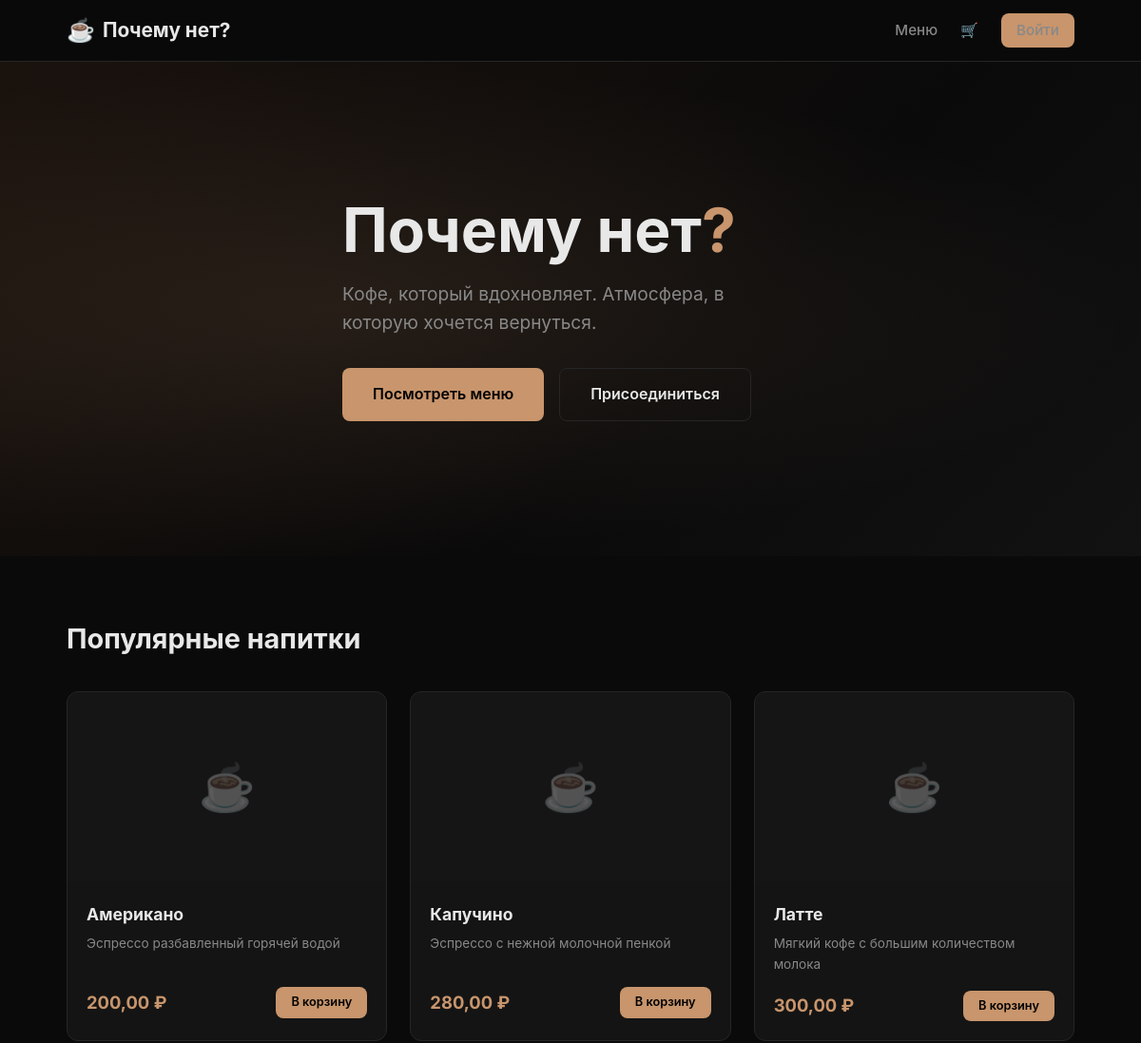
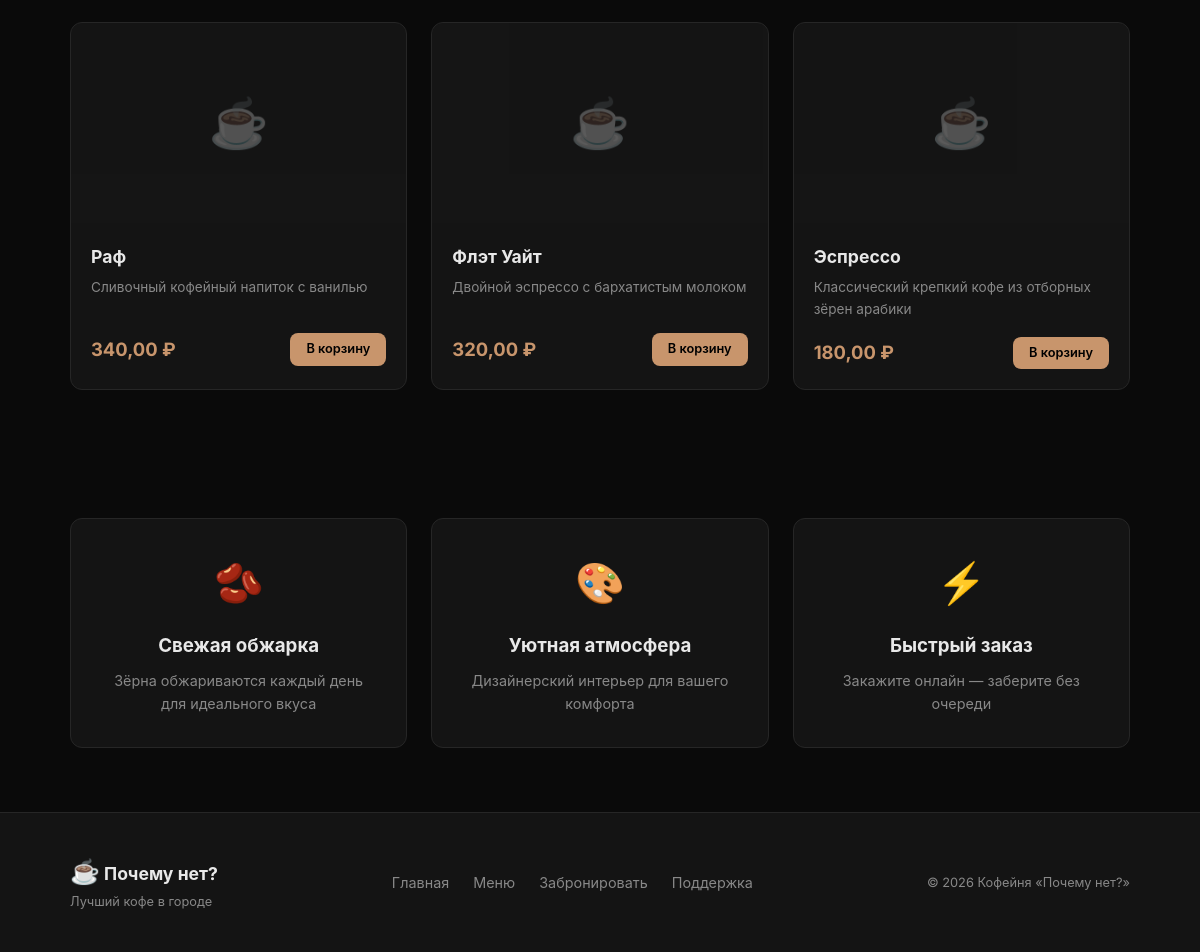
The page / on the database its author committed (2 pictures, top to bottom).
### menu/models.py (models this page shows, shortened)
class Product(models.Model):
    category = models.ForeignKey(Category, on_delete=models.CASCADE, related_name='products')
    name = models.CharField('Название', max_length=200)
    description = models.TextField('Описание', blank=True)
    price = models.DecimalField('Цена', max_digits=8, decimal_places=2)
    image = models.ImageField('Фото', upload_to='products/', blank=True)
    is_available = models.BooleanField('Доступен', default=True, db_index=True)
    class Meta:
        verbose_name = 'Товар'
        verbose_name_plural = 'Товары'
        ordering = ['category', 'name']
        constraints = [
            models.CheckConstraint(check=models.Q(price__gte=0), name='product_price_positive')
        ]

### menu/views.py (the view)
# urls.py: path('', views.home_view, name='home'),
def home_view(request):
    products = Product.objects.filter(is_available=True)[:6]
    return render(request, 'menu/home.html', {'featured': products})

### orders/context_processors.py (called while the page is built)
def cart_count(request):
    cart = request.session.get('cart', {})
    count = sum(item['qty'] for item in cart.values())
    return {'cart_count': count}

### templates/menu/home.html (shortened to what this page needs)
{% extends 'base.html' %}
{% load static %}
{% block content %}
<section class="hero">
    <div class="hero-overlay"></div>
    <div class="container hero-content">
        <h1 class="hero-title">Почему нет<span class="accent">?</span></h1>
        <p class="hero-subtitle">Кофе, который вдохновляет. Атмосфера, в которую хочется вернуться.</p>
        <div class="hero-buttons">
            <a href="{% url 'menu' %}" class="btn btn-primary btn-lg">Посмотреть меню</a>
            <a href="{% url 'register' %}" class="btn btn-outline btn-lg">Присоединиться</a>
        </div>
    </div>
</section>
<section class="section">
    <div class="container">
        <h2 class="section-title">Популярные напитки</h2>
        <div class="product-grid">
            {% for product in featured %}
            <div class="product-card">
                {% if product.image %}
                <div class="product-img" style="background-image: url('{{ product.image.url }}')"></div>
                {% else %}
                <div class="product-img product-img-placeholder">☕</div>
                {% endif %}
                <div class="product-info">
                    <h3>{{ product.name }}</h3>
                    <p class="product-desc">{{ product.description|truncatewords:12 }}</p>
                    <div class="product-bottom">
                        <span class="product-price">{{ product.price }} ₽</span>
                        <a href="{% url 'add_to_cart' product.pk %}" class="btn btn-primary btn-sm">В корзину</a>
                    </div>
                </div>
            </div>
            {% empty %}
            <p class="empty-text">Скоро здесь появятся наши лучшие напитки!</p>
            {% endfor %}
        </div>
    </div>
</section>
<section class="section section-features">
    <div class="container">
        <div class="features-grid">
            <div class="feature-card">
                <div class="feature-icon">🫘</div>
                <h3>Свежая обжарка</h3>
                <p>Зёрна обжариваются каждый день для идеального вкуса</p>
            </div>
            <div class="feature-card">
                <div class="feature-icon">🎨</div>
                <h3>Уютная атмосфера</h3>
                <p>Дизайнерский интерьер для вашего комфорта</p>
            </div>
            <div class="feature-card">
                <div class="feature-icon">⚡</div>
                <h3>Быстрый заказ</h3>
                <p>Закажите онлайн — заберите без очереди</p>
            </div>
        </div>
    </div>
</section>
{% endblock %}

### static/css/style.css (style rules this page uses)
*, *::before, *::after { margin: 0; padding: 0; box-sizing: border-box; }
:root { --bg: #0a0a0a; --bg-card: #141414; --bg-card-hover: #1c1c1c; --bg-input: #1a1a1a; --text: #e8e8e8; --text-muted: #888; --accent: #c8956c; --accent-hover: #d4a57c; --border: #262626; --success: #4ade80; --error: #f87171; --radius: 12px; --radius-sm: 8px; --shadow: 0 4px 24px rgba(0,0,0,.4); --transition: .25s ease; }
html { scroll-behavior: smooth; }
body { font-family: 'Inter', -apple-system, sans-serif; background: var(--bg); color: var(--text); line-height: 1.6; min-height: 100vh; display: flex; flex-direction: column; }
a { color: var(--accent); text-decoration: none; transition: color var(--transition); }
.container { max-width: 1100px; margin: 0 auto; padding: 0 20px; }
.btn { display: inline-flex; align-items: center; justify-content: center; padding: 10px 24px; border-radius: var(--radius-sm); font-weight: 600; font-size: .9rem; border: none; cursor: pointer; transition: all var(--transition); text-decoration: none; }
.btn-primary { background: var(--accent); color: #000; }
.btn-outline { background: transparent; color: var(--text); border: 1px solid var(--border); }
.btn-sm { padding: 6px 16px; font-size: .8rem; }
.btn-lg { padding: 14px 32px; font-size: 1rem; }
.hero { position: relative; min-height: 520px; display: flex; align-items: center; background: linear-gradient(135deg, #1a120d 0%, #0a0a0a 60%, #121212 100%); overflow: hidden; }
.hero-overlay { position: absolute; inset: 0; background: radial-gradient(ellipse at 30% 50%, rgba(200,149,108,.12) 0%, transparent 70%); }
.hero-content { position: relative; z-index: 1; padding: 80px 0; }
.hero-title { font-size: 4rem; font-weight: 700; line-height: 1.1; margin-bottom: 16px; }
.accent { color: var(--accent); }
.hero-subtitle { font-size: 1.2rem; color: var(--text-muted); max-width: 480px; margin-bottom: 32px; }
.hero-buttons { display: flex; gap: 16px; flex-wrap: wrap; }
.section { padding: 64px 0; }
.section-title { font-size: 1.8rem; font-weight: 700; margin-bottom: 32px; }
.product-grid { display: grid; grid-template-columns: repeat(auto-fill, minmax(280px, 1fr)); gap: 24px; }
.product-card { background: var(--bg-card); border: 1px solid var(--border); border-radius: var(--radius); overflow: hidden; transition: all var(--transition); }
.product-img { height: 200px; background-size: cover; background-position: center; background-color: #1a1a1a; }
.product-img-placeholder { display: flex; align-items: center; justify-content: center; font-size: 3rem; opacity: .3; }
.product-info { padding: 20px; }
.product-info h3 { font-size: 1.1rem; margin-bottom: 6px; }
.product-desc { color: var(--text-muted); font-size: .85rem; margin-bottom: 16px; min-height: 40px; }
.product-bottom { display: flex; align-items: center; justify-content: space-between; }
.product-price { font-size: 1.15rem; font-weight: 700; color: var(--accent); }
.features-grid { display: grid; grid-template-columns: repeat(auto-fit, minmax(260px, 1fr)); gap: 24px; }
.feature-card { background: var(--bg-card); border: 1px solid var(--border); border-radius: var(--radius); padding: 32px; text-align: center; transition: all var(--transition); }
.feature-icon { font-size: 2.5rem; margin-bottom: 16px; }
.feature-card h3 { margin-bottom: 8px; }
.feature-card p { color: var(--text-muted); font-size: .9rem; }

### rows shown on the page
Product: name "Американо", description "Эспрессо разбавленный горячей водой", price "200,00"
Product: name "Капучино", description "Эспрессо с нежной молочной пенкой", price "280,00"
Product: name "Латте", description "Мягкий кофе с большим количеством молока", price "300,00"
Product: name "Раф", description "Сливочный кофейный напиток с ванилью", price "340,00"
Product: name "Флэт Уайт", description "Двойной эспрессо с бархатистым молоком", price "320,00"
Product: name "Эспрессо", description "Классический крепкий кофе из отборных зёрен арабики", price "180,00"
